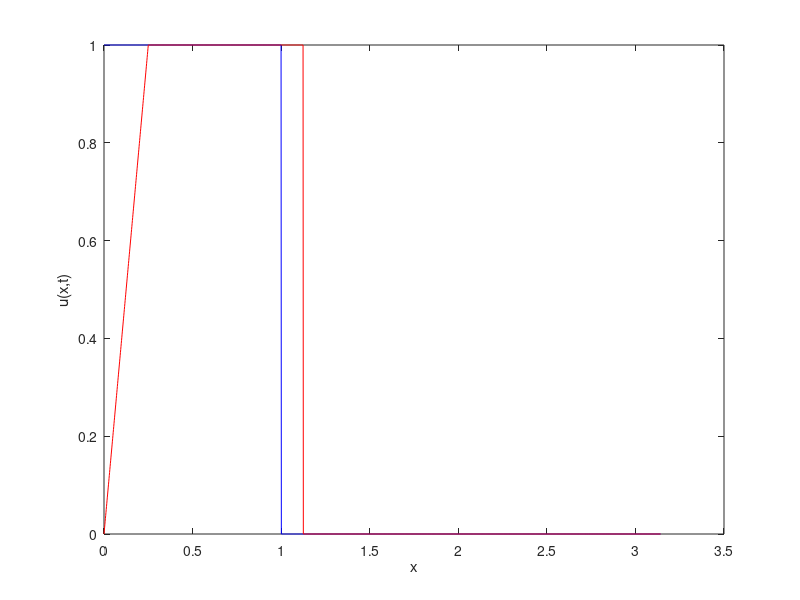

Here is the MATLAB script that generated this plot: (Note: this script raises an error after producing the figure.)
clc , clear;

xi=linspace(0,pi,2000);

x=zeros(2000,1);
u=zeros(2000,1);
u2=zeros(2000,1);
u3=zeros(2000,1);
for i=1:2000
if xi(i)<1
x(i)=xi(i);
u(i)=1;

else
x(i)=xi(i);
u(i)=0;
end
end
plot(x,u,'b');
xlabel('x');           
  ylabel('u(x,t)');
hold on
t=0.25;
for i=1:2000
    if xi(i)< t
    x(i)=xi(i);
    u2(i)=x(i)/t;


    elseif 1+t/2<xi(i)
     x(i)=xi(i);
     u2(i)=0;
    elseif t/2 <xi(i)< 1+t/2
     x(i)=xi(i);
     u2(i)=1;

end
end
plot(x,u2,'r');
xlabel('x');           
  ylabel('u(x,t)');
hold on  xlabel('x');
t=0.5;
for i=1:2000
    if  xi(i)< t
    x(i)=xi(i);
    u3(i)=x(i)/t;


    elseif 1+t/2<xi(i)
     x(i)=xi(i);
     u3(i)=0;
    elseif t/2 <xi(i)< 1+t/2
     x(i)=xi(i);
     u3(i)=1;

end
end
plot(x,u3,'g');
xlabel('x');           
  ylabel('u(x,t)');
axis([0,pi,0,1.25])
hold on  xlabel('x');           
  ylabel('u(x,t)');
  legend('T=0','T=0.25','T=0.5')
  title('1D Burgers Analytic solution at time periods of 0.25');
  hold on